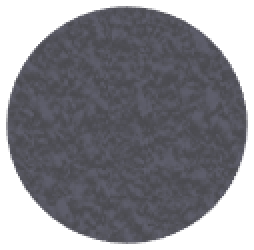
#> input picture Picture1.png, 127 x 125 px (shown 2 times larger); the run also reads 1 picture not shown here
$ python extract_colors.py
#> lines starting #> are read from the running program, lines starting #| are printed output that depends on the picture
"""
Extract dominant colors from reference images and PowerPoint slides.
"""
import os
from PIL import Image
from pptx import Presentation
from pptx.enum.shapes import MSO_SHAPE_TYPE
from collections import Counter
import io


def extract_colors_from_image(image_path, num_colors=5):
    """Extract dominant colors from an image."""
#> called with image_path = 'Picture1.png', num_colors = 5
    img = Image.open(image_path)
#> img is the input picture: PIL image 127x125 P; mean R, G, B, A 69.3, 69.3, 75.3, 187.3
    img = img.convert('RGB')
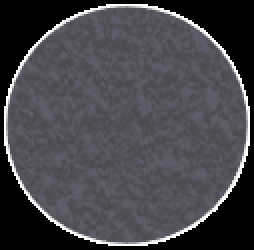
#> img: PIL image 127x125 RGB (shown 2 times larger); mean R, G, B 69.3, 69.3, 75.3

    # Resize for faster processing
    img.thumbnail((150, 150))

    # Get all pixels
    pixels = list(img.getdata())
#> pixels = 15875 items, first 6: (0, 0, 0), (0, 0, 0), (0, 0, 0), (0, 0, 0), (0, 0, 0), (0, 0, 0)

    # Count most common colors
    color_counts = Counter(pixels)
#> color_counts = 201 items
    most_common = color_counts.most_common(num_colors)
#> most_common = [((0, 0, 0), 4058), ((255, 255, 255), 484), ((78, 78, 84), 388), ((84, 84, 92), 349), ((82, 82, 90), 335)]

    return [color for color, count in most_common]


def extract_colors_from_pptx(pptx_path, slide_index=0, num_colors=5):
    """Extract colors from images in a PowerPoint slide."""
    prs = Presentation(pptx_path)

    if slide_index >= len(prs.slides):
        print(f"Slide {slide_index} not found in presentation.")
        return []

    slide = prs.slides[slide_index]
    colors = []

    # Extract images from slide
    for shape in slide.shapes:
        if hasattr(shape, "image"):
            # This is an image shape
            image = shape.image
            image_bytes = image.blob
            img = Image.open(io.BytesIO(image_bytes))
            img = img.convert('RGB')
            img.thumbnail((150, 150))

            pixels = list(img.getdata())
            color_counts = Counter(pixels)
            most_common = color_counts.most_common(num_colors)
            colors.extend([color for color, count in most_common])

    return colors


def rgb_to_hex(rgb):
    """Convert RGB tuple to hex color string."""
    return '#{:02x}{:02x}{:02x}'.format(rgb[0], rgb[1], rgb[2])


def extract_all_reference_colors():
    """Extract colors from all reference files."""
    colors = []

    # Extract from Picture1.png
    if os.path.exists('Picture1.png'):
        print("Extracting colors from Picture1.png...")
        colors.extend(extract_colors_from_image('Picture1.png', 5))

    # Extract from Picture2.jpg
    if os.path.exists('Picture2.jpg'):
        print("Extracting colors from Picture2.jpg...")
        colors.extend(extract_colors_from_image('Picture2.jpg', 5))

    # Extract from ye.pptx first slide
    if os.path.exists('ye.pptx'):
        print("Extracting colors from ye.pptx...")
        colors.extend(extract_colors_from_pptx('ye.pptx', 0, 5))

    # Remove duplicates while preserving order
    unique_colors = []
    seen = set()
    for color in colors:
        if color not in seen:
            seen.add(color)
            unique_colors.append(color)
#> this loop made 10 passes
#> color on passes 1 to 10: (0, 0, 0), (255, 255, 255), (78, 78, 84), (84, 84, 92), (82, 82, 90), (255, 255, 255), (62, 60, 63), (63, 61, 64), (65, 63, 66), (71, 69, 72)
#> after the loop, seen = 9 items; unique_colors = [(0, 0, 0), (255, 255, 255), (78, 78, 84), (84, 84, 92), (82, 82, 90), (62, 60, 63), (63, 61, 64), (65, 63, 66), (71, 69, 72)]

    return unique_colors


if __name__ == '__main__':
    colors = extract_all_reference_colors()
#> colors has the same summary as unique_colors in extract_all_reference_colors
    print(f"\nExtracted {len(colors)} unique colors:")
#| Extracted 9 unique colors:
    for i, color in enumerate(colors[:15]):  # Show first 15
        hex_color = rgb_to_hex(color)
        print(f"{i+1}. RGB{color} -> {hex_color}")
#> this loop made 9 passes
#> (color, hex_color) on passes 1 to 9: ((0, 0, 0), '#000000'), ((255, 255, 255), '#ffffff'), ((78, 78, 84), '#4e4e54'), ((84, 84, 92), '#54545c'), ((82, 82, 90), '#52525a'), ((62, 60, 63), '#3e3c3f'), ((63, 61, 64), '#3f3d40'), ((65, 63, 66), '#413f42'), ((71, 69, 72), '#474548')
#| 1. RGB(0, 0, 0) -> #000000
#| 2. RGB(255, 255, 255) -> #ffffff
#| 3. RGB(78, 78, 84) -> #4e4e54
#| 4. RGB(84, 84, 92) -> #54545c
#| 5. RGB(82, 82, 90) -> #52525a
#| 6. RGB(62, 60, 63) -> #3e3c3f
#| 7. RGB(63, 61, 64) -> #3f3d40
#| 8. RGB(65, 63, 66) -> #413f42
#> (further printed lines are left out)
